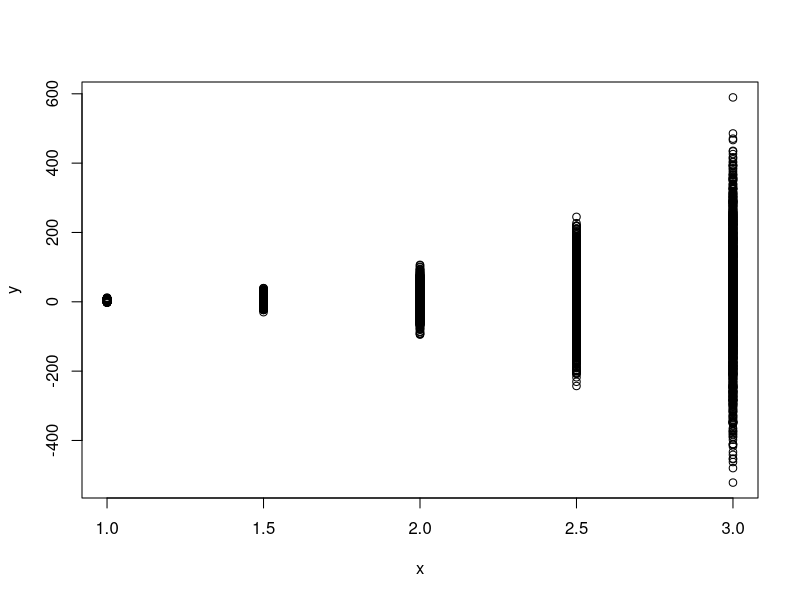
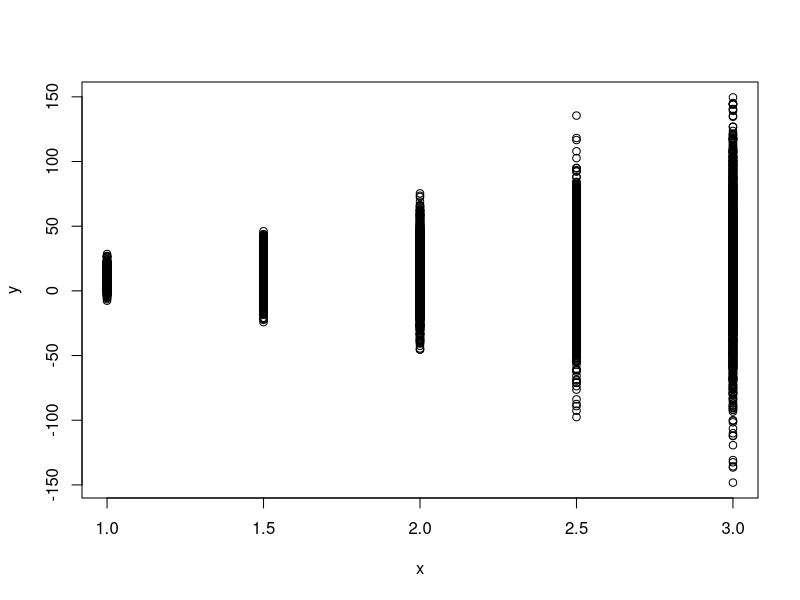

The R source for these figures, in order:
library(stats4)
library(dplyr)

set.seed(120) #reproducability


lmq<-function(x,y){
  beta0=1 # init starting point
  beta1=1 # init starting point
  sigma=1 # init starting point
  q=1 # init starting point
 
  method = "L-BFGS-B" # or BFGS
  
  par(mfrow = c(1,1))	
  plot(x,y)
  
  logLikelihood <- function(beta0,beta1,sigma,q){
    beta= t(c(beta0,beta1)) # transpose and convert to matrix
    resid = y - beta0 - beta1*x
    R = dnorm(resid, mean = 0, sd=sqrt(x^(q*2)*sigma^2), log=TRUE)
    -sum(R)
  }
  
  mle(logLikelihood, list(beta0=beta0, beta1=beta1, sigma=sigma, q=q), method =method)
}


# test runs
x = rep(seq(1,3,by=0.5),2000)
y = 2 + 2*x + rnorm(length(x),0,2*x^4)
lmq(x,y)


# test runs
x = rep(seq(1,3,by=0.5),2000)
y = 6 + 4*x + rnorm(length(x),0,5*x^2)
lmq(x,y)



